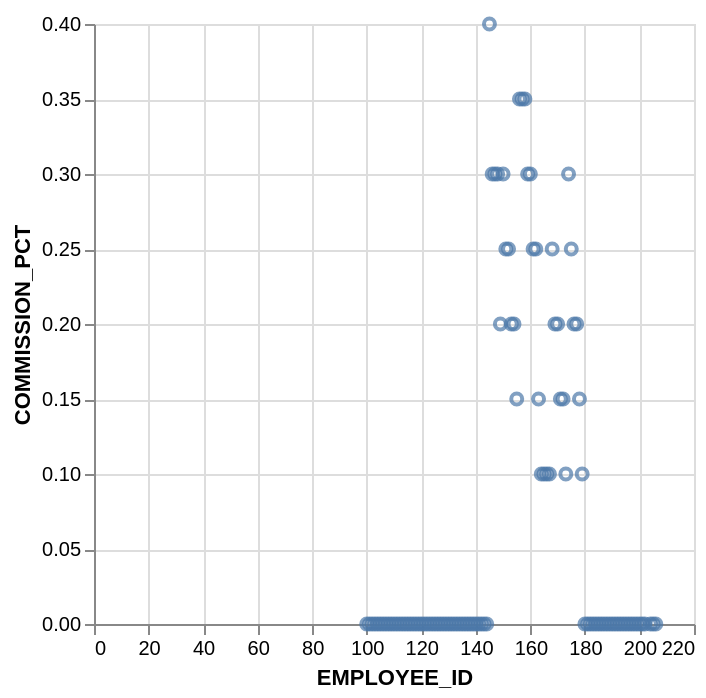

Vega-Lite specification for this chart:
### Vega-Lite specification from a JSON file in a GitHub repository (floating-point values rounded to 4 significant figures)
{"data": {"values": [{"x_data": 100, "y_data": 0}, {"x_data": 101, "y_data": 0}, {"x_data": 102, "y_data": 0}, {"x_data": 103, "y_data": 0}, {"x_data": 104, "y_data": 0}, {"x_data": 105, "y_data": 0}, {"x_data": 106, "y_data": 0}, {"x_data": 107, "y_data": 0}, {"x_data": 108, "y_data": 0}, {"x_data": 109, "y_data": 0}, {"x_data": 110, "y_data": 0}, {"x_data": 111, "y_data": 0}, {"x_data": 112, "y_data": 0}, {"x_data": 113, "y_data": 0}, {"x_data": 114, "y_data": 0}, {"x_data": 115, "y_data": 0}, {"x_data": 116, "y_data": 0}, {"x_data": 117, "y_data": 0}, {"x_data": 118, "y_data": 0}, {"x_data": 119, "y_data": 0}, {"x_data": 120, "y_data": 0}, {"x_data": 121, "y_data": 0}, {"x_data": 122, "y_data": 0}, {"x_data": 123, "y_data": 0}, {"x_data": 124, "y_data": 0}, {"x_data": 125, "y_data": 0}, {"x_data": 126, "y_data": 0}, {"x_data": 127, "y_data": 0}, {"x_data": 128, "y_data": 0}, {"x_data": 129, "y_data": 0}, {"x_data": 130, "y_data": 0}, {"x_data": 131, "y_data": 0}, {"x_data": 132, "y_data": 0}, {"x_data": 133, "y_data": 0}, {"x_data": 134, "y_data": 0}, {"x_data": 135, "y_data": 0}, {"x_data": 136, "y_data": 0}, {"x_data": 137, "y_data": 0}, {"x_data": 138, "y_data": 0}, {"x_data": 139, "y_data": 0}, {"x_data": 140, "y_data": 0}, {"x_data": 141, "y_data": 0}, {"x_data": 142, "y_data": 0}, {"x_data": 143, "y_data": 0}, {"x_data": 144, "y_data": 0}, {"x_data": 145, "y_data": 0.4}, {"x_data": 146, "y_data": 0.3}, {"x_data": 147, "y_data": 0.3}, {"x_data": 148, "y_data": 0.3}, {"x_data": 149, "y_data": 0.2}, {"x_data": 150, "y_data": 0.3}, {"x_data": 151, "y_data": 0.25}, {"x_data": 152, "y_data": 0.25}, {"x_data": 153, "y_data": 0.2}, {"x_data": 154, "y_data": 0.2}, {"x_data": 155, "y_data": 0.15}, {"x_data": 156, "y_data": 0.35}, {"x_data": 157, "y_data": 0.35}, {"x_data": 158, "y_data": 0.35}, {"x_data": 159, "y_data": 0.3}, {"x_data": 160, "y_data": 0.3}, {"x_data": 161, "y_data": 0.25}, {"x_data": 162, "y_data": 0.25}, {"x_data": 163, "y_data": 0.15}, {"x_data": 164, "y_data": 0.1}, {"x_data": 165, "y_data": 0.1}, {"x_data": 166, "y_data": 0.1}, {"x_data": 167, "y_data": 0.1}, {"x_data": 168, "y_data": 0.25}, {"x_data": 169, "y_data": 0.2}, {"x_data": 170, "y_data": 0.2}, {"x_data": 171, "y_data": 0.15}, {"x_data": 172, "y_data": 0.15}, {"x_data": 173, "y_data": 0.1}, {"x_data": 174, "y_data": 0.3}, {"x_data": 175, "y_data": 0.25}, {"x_data": 176, "y_data": 0.2}, {"x_data": 177, "y_data": 0.2}, {"x_data": 178, "y_data": 0.15}, {"x_data": 179, "y_data": 0.1}, {"x_data": 180, "y_data": 0}, {"x_data": 181, "y_data": 0}, {"x_data": 182, "y_data": 0}, {"x_data": 183, "y_data": 0}, {"x_data": 184, "y_data": 0}, {"x_data": 185, "y_data": 0}, {"x_data": 186, "y_data": 0}, {"x_data": 187, "y_data": 0}, {"x_data": 188, "y_data": 0}, {"x_data": 189, "y_data": 0}, {"x_data": 190, "y_data": 0}, {"x_data": 191, "y_data": 0}, {"x_data": 192, "y_data": 0}, {"x_data": 193, "y_data": 0}, {"x_data": 194, "y_data": 0}, {"x_data": 195, "y_data": 0}, {"x_data": 196, "y_data": 0}, {"x_data": 197, "y_data": 0}, {"x_data": 198, "y_data": 0}, {"x_data": 199, "y_data": 0}, {"x_data": 200, "y_data": 0}, {"x_data": 201, "y_data": 0}, {"x_data": 202, "y_data": 0}, {"x_data": 204, "y_data": 0}, {"x_data": 205, "y_data": 0}, {"x_data": 206, "y_data": 0}]}, "mark": "point", "encoding": {"x": {"field": "x_data", "type": "quantitative", "title": "EMPLOYEE_ID"}, "y": {"field": "y_data", "type": "quantitative", "title": "COMMISSION_PCT"}}}
